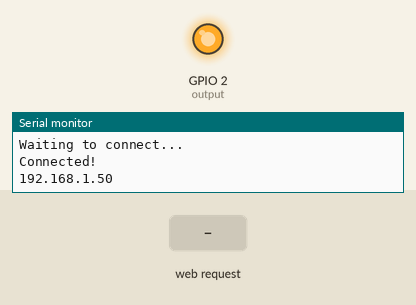
Recording of a program running on a simulated ESP8266 (NodeMCU). Shown: output pins drawn as LEDs (lit = HIGH), the last lines printed to the serial monitor. The inputs (shaded band) are chosen by the test bench. WiFi joins after 1.5 s; servers stay silent unless stated.

Above: at 2.7 s.
2.8 s: HTTP request GET /morse received
At 4.3 s:
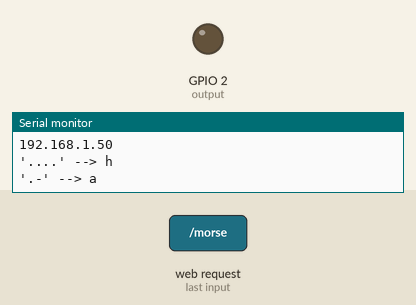
Timing chart, 0 to 10.9 s (numbered marks = the images above; inputs shaded):
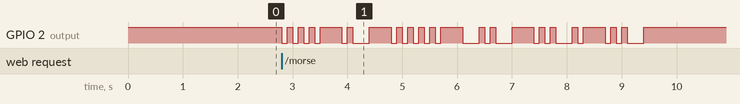

Measured:
- after the input at 2.8 s, GPIO 2 (output): HIGH → LOW at once, → HIGH 0.10 s later, → LOW 0.10 s later, → HIGH 0.10 s later, … (42 changes in this stretch)

The program:

main.cpp
```cpp
#include <Arduino.h>
#include "ESP8266WiFi.h"
#include "ESP8266WebServer.h"

String message = "ha5kfu";
String code;
const int output = LED_BUILTIN;

//morse codes:
String lettercode[] = {
  ".-",   //A
  "-...", //B
  "-.-.",  //C
  "-..",   //D
  ".",     //E
  "..-.",  //F
  "--.",   //G
  "....",  //H
  "..",    //I
  ".---",  //J
  "-.-",   //K
  ".-..",  //L
  "--",    //M
  "-.",    //N
  "---",   //O
  ".--.",  //P
  "--.-",  //Q
  ".-.",   //R
  "...",   //S
  "-",     //T
  "..-",   //U
  "...-",  //V
  ".--",   //W
  "-..-",  //X
  "-.--",  //Y
  "--.."  //Z
};

String numcode[] = {
  "-----",  //0
  ".----",  //1
  "..---",  //2
  "...--",  //3
  "....-",  //4
  ".....",  //5
  "-....",  //6
  "--...",  //7
  "---..",  //8
  "----."   //9
};

void beep(){
  digitalWrite(output, 0);
  delay(300);
  digitalWrite(output, 1);
  delay(100);
  return;
}

void bip(){
  digitalWrite(output, 0);
  delay(100);
  digitalWrite(output, 1);
  delay(100);
  return;
}

void space(){
  delay(400);
  return;
}

//case insensitive message conversion:
String chartomorse(char input){
  if(input >= 'a' && input <= 'z'){
    return lettercode[input-'a'];
  }else if(input >= 'A' && input <= 'Z'){
    return lettercode[input-'A'];
  }else if('0' <= input && input <= '9'){
    return numcode[input-'0'];
  }else if(input == '\n' || input == ' '){
    return "spc";
  }else{
    return "err";
  }
}

void sendMorse(){
      for(int i = 0; i < message.length(); i++){

        code = chartomorse(message[i]);


        //todo: fix stupid empty serial print at the end
        Serial.print("'");
        Serial.print(code);
        Serial.print("'");
        Serial.print(" --> ");
        Serial.print(message[i]);
        Serial.println("");


        if(code != "err"){
          for(int j = 0; j < code.length(); j++){
            if(code[j] == '.'){
              bip();
            }
            if(code[j] == '-'){
              beep();
            }
            if(code == "spc"){
              space();
            }
        }
        delay(300); // gap between letters(space: 700 = 400 + 300)
      }
    }
}


ESP8266WebServer server(80);

String ssid = "Hyperion";
String psswd = "13243546";

void handleRoot(){
  server.send(200,"text/plain", "Hello there!");  //General Kenobi..!
}

void handleMorse(){
  // get the message to be transmitted
  if(server.arg("message")==""){
    server.send(200,"text/plain","No message detected");
  }else{
    message = server.arg("message");
    String httpmessage = "Message is beeing sent: ";
    httpmessage += message;
    server.send(200,"text/plain",httpmessage);
  }
  sendMorse();
}


void setup() {
    pinMode(output, OUTPUT);
    digitalWrite(output, 1); //set initial transmitter state to 0 (in cases of built in led, 0 is OFF)
    Serial.begin(9600);

    WiFi.begin(ssid,psswd);
    while(WiFi.status() != WL_CONNECTED){
      delay(500);
      Serial.println("Waiting to connect...");
    }
    Serial.println("Connected!");

    Serial.println(WiFi.localIP()); // local ip for ESP

    server.on("/", handleRoot);
    server.on("/morse", handleMorse);

    server.begin();
}


void loop() {

    // if there is input, read new message:
    // while(Serial.available()>0){
    //   message = Serial.readString();
    // }

    server.handleClient();
}
```
